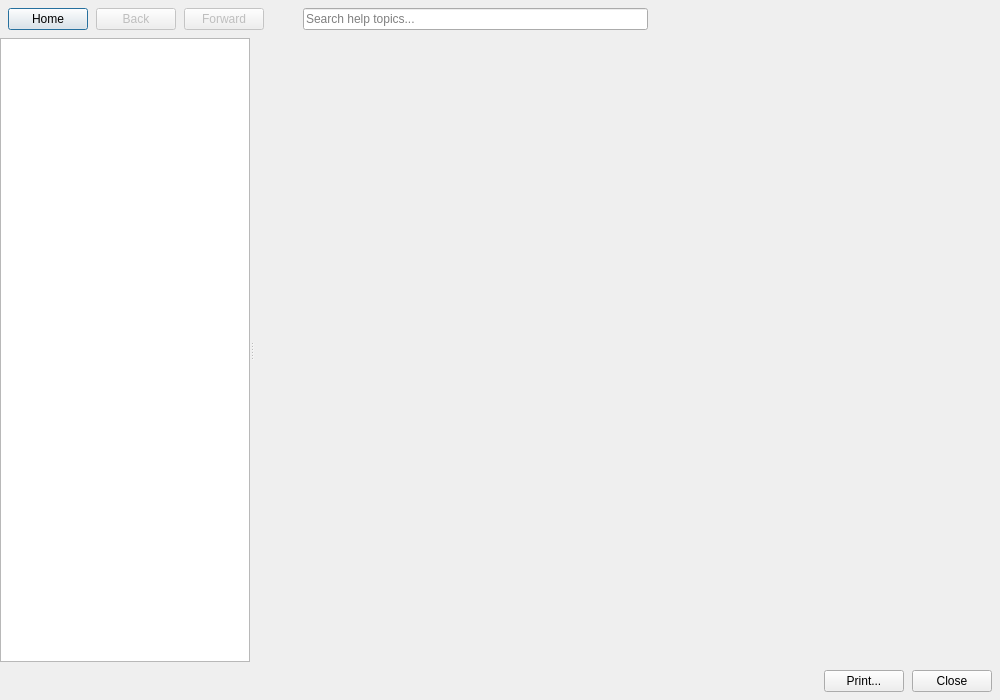
<?xml version="1.0" encoding="UTF-8"?>
<ui version="4.0">
 <class>HelpDialog</class>
 <widget class="QDialog" name="HelpDialog">
  <property name="geometry">
   <rect>
    <x>0</x>
    <y>0</y>
    <width>1000</width>
    <height>700</height>
   </rect>
  </property>
  <property name="minimumSize">
   <size>
    <width>900</width>
    <height>600</height>
   </size>
  </property>
  <property name="windowTitle">
   <string>TreeMk User Guide</string>
  </property>
  <layout class="QVBoxLayout" name="verticalLayout" stretch="0,1,0">
   <property name="spacing">
    <number>0</number>
   </property>
   <property name="leftMargin">
    <number>0</number>
   </property>
   <property name="topMargin">
    <number>0</number>
   </property>
   <property name="rightMargin">
    <number>0</number>
   </property>
   <property name="bottomMargin">
    <number>0</number>
   </property>
   <item>
    <layout class="QHBoxLayout" name="navigationLayout">
     <property name="spacing">
      <number>8</number>
     </property>
     <property name="leftMargin">
      <number>8</number>
     </property>
     <property name="topMargin">
      <number>8</number>
     </property>
     <property name="rightMargin">
      <number>8</number>
     </property>
     <property name="bottomMargin">
      <number>8</number>
     </property>
     <item>
      <widget class="QPushButton" name="homeButton">
       <property name="text">
        <string>Home</string>
       </property>
       <property name="toolTip">
        <string>Return to main help page</string>
       </property>
      </widget>
     </item>
     <item>
      <widget class="QPushButton" name="backButton">
       <property name="enabled">
        <bool>false</bool>
       </property>
       <property name="text">
        <string>Back</string>
       </property>
       <property name="toolTip">
        <string>Go to previous page</string>
       </property>
      </widget>
     </item>
     <item>
      <widget class="QPushButton" name="forwardButton">
       <property name="enabled">
        <bool>false</bool>
       </property>
       <property name="text">
        <string>Forward</string>
       </property>
       <property name="toolTip">
        <string>Go to next page</string>
       </property>
      </widget>
     </item>
     <item>
      <widget class="QLabel" name="breadcrumbLabel">
       <property name="text">
        <string/>
       </property>
       <property name="styleSheet">
        <string notr="true">font-weight: bold; padding: 0 8px;</string>
       </property>
      </widget>
     </item>
     <item>
      <widget class="QLineEdit" name="searchLineEdit">
       <property name="placeholderText">
        <string>Search help topics...</string>
       </property>
       <property name="clearButtonEnabled">
        <bool>true</bool>
       </property>
       <property name="minimumWidth">
        <number>200</number>
       </property>
      </widget>
     </item>
     <item>
      <spacer name="horizontalSpacer">
       <property name="orientation">
        <enum>Qt::Horizontal</enum>
       </property>
       <property name="sizeHint" stdset="0">
        <size>
         <width>40</width>
         <height>20</height>
        </size>
       </property>
      </spacer>
     </item>
    </layout>
   </item>
   <item>
    <widget class="QSplitter" name="splitter">
     <property name="orientation">
      <enum>Qt::Horizontal</enum>
     </property>
     <property name="sizePolicy">
      <sizepolicy hsizetype="Expanding" vsizetype="Expanding">
       <horstretch>0</horstretch>
       <verstretch>1</verstretch>
      </sizepolicy>
     </property>
     <widget class="QStackedWidget" name="leftPanelStack">
      <property name="maximumSize">
       <size>
        <width>250</width>
        <height>16777215</height>
       </size>
      </property>
      <property name="minimumSize">
       <size>
        <width>200</width>
        <height>0</height>
       </size>
      </property>
      <property name="currentIndex">
       <number>0</number>
      </property>
      <widget class="QWidget" name="tocPage">
       <layout class="QVBoxLayout" name="tocLayout">
        <property name="spacing">
         <number>0</number>
        </property>
        <property name="leftMargin">
         <number>0</number>
        </property>
        <property name="topMargin">
         <number>0</number>
        </property>
        <property name="rightMargin">
         <number>0</number>
        </property>
        <property name="bottomMargin">
         <number>0</number>
        </property>
        <item>
         <widget class="QListWidget" name="tableOfContents"/>
        </item>
       </layout>
      </widget>
      <widget class="QWidget" name="searchResultsPage">
       <layout class="QVBoxLayout" name="searchResultsLayout">
        <property name="spacing">
         <number>0</number>
        </property>
        <property name="leftMargin">
         <number>0</number>
        </property>
        <property name="topMargin">
         <number>0</number>
        </property>
        <property name="rightMargin">
         <number>0</number>
        </property>
        <property name="bottomMargin">
         <number>0</number>
        </property>
        <item>
         <widget class="QLabel" name="searchResultsLabel">
          <property name="text">
           <string>Search Results</string>
          </property>
          <property name="styleSheet">
           <string notr="true">font-weight: bold; padding: 8px; background-color: palette(mid);</string>
          </property>
         </widget>
        </item>
        <item>
         <widget class="QListWidget" name="searchResultsList"/>
        </item>
       </layout>
      </widget>
     </widget>
     <widget class="QWidget" name="contentViewContainer" native="true">
      <layout class="QVBoxLayout" name="contentViewLayout">
       <property name="spacing">
        <number>0</number>
       </property>
       <property name="leftMargin">
        <number>0</number>
       </property>
       <property name="topMargin">
        <number>0</number>
       </property>
       <property name="rightMargin">
        <number>0</number>
       </property>
       <property name="bottomMargin">
        <number>0</number>
       </property>
      </layout>
     </widget>
    </widget>
   </item>
   <item>
    <layout class="QHBoxLayout" name="buttonLayout">
     <property name="spacing">
      <number>8</number>
     </property>
     <property name="leftMargin">
      <number>8</number>
     </property>
     <property name="topMargin">
      <number>8</number>
     </property>
     <property name="rightMargin">
      <number>8</number>
     </property>
     <property name="bottomMargin">
      <number>8</number>
     </property>
     <item>
      <spacer name="horizontalSpacer_2">
       <property name="orientation">
        <enum>Qt::Horizontal</enum>
       </property>
       <property name="sizeHint" stdset="0">
        <size>
         <width>40</width>
         <height>20</height>
        </size>
       </property>
      </spacer>
     </item>
     <item>
      <widget class="QPushButton" name="printButton">
       <property name="text">
        <string>Print...</string>
       </property>
       <property name="toolTip">
        <string>Print current help page</string>
       </property>
      </widget>
     </item>
     <item>
      <widget class="QPushButton" name="closeButton">
       <property name="text">
        <string>Close</string>
       </property>
      </widget>
     </item>
    </layout>
   </item>
  </layout>
 </widget>
 <resources/>
 <connections>
  <connection>
   <sender>closeButton</sender>
   <signal>clicked()</signal>
   <receiver>HelpDialog</receiver>
   <slot>accept()</slot>
   <hints>
    <hint type="sourcelabel">
     <x>949</x>
     <y>669</y>
    </hint>
    <hint type="destinationlabel">
     <x>499</x>
     <y>349</y>
    </hint>
   </hints>
  </connection>
 </connections>
</ui>
